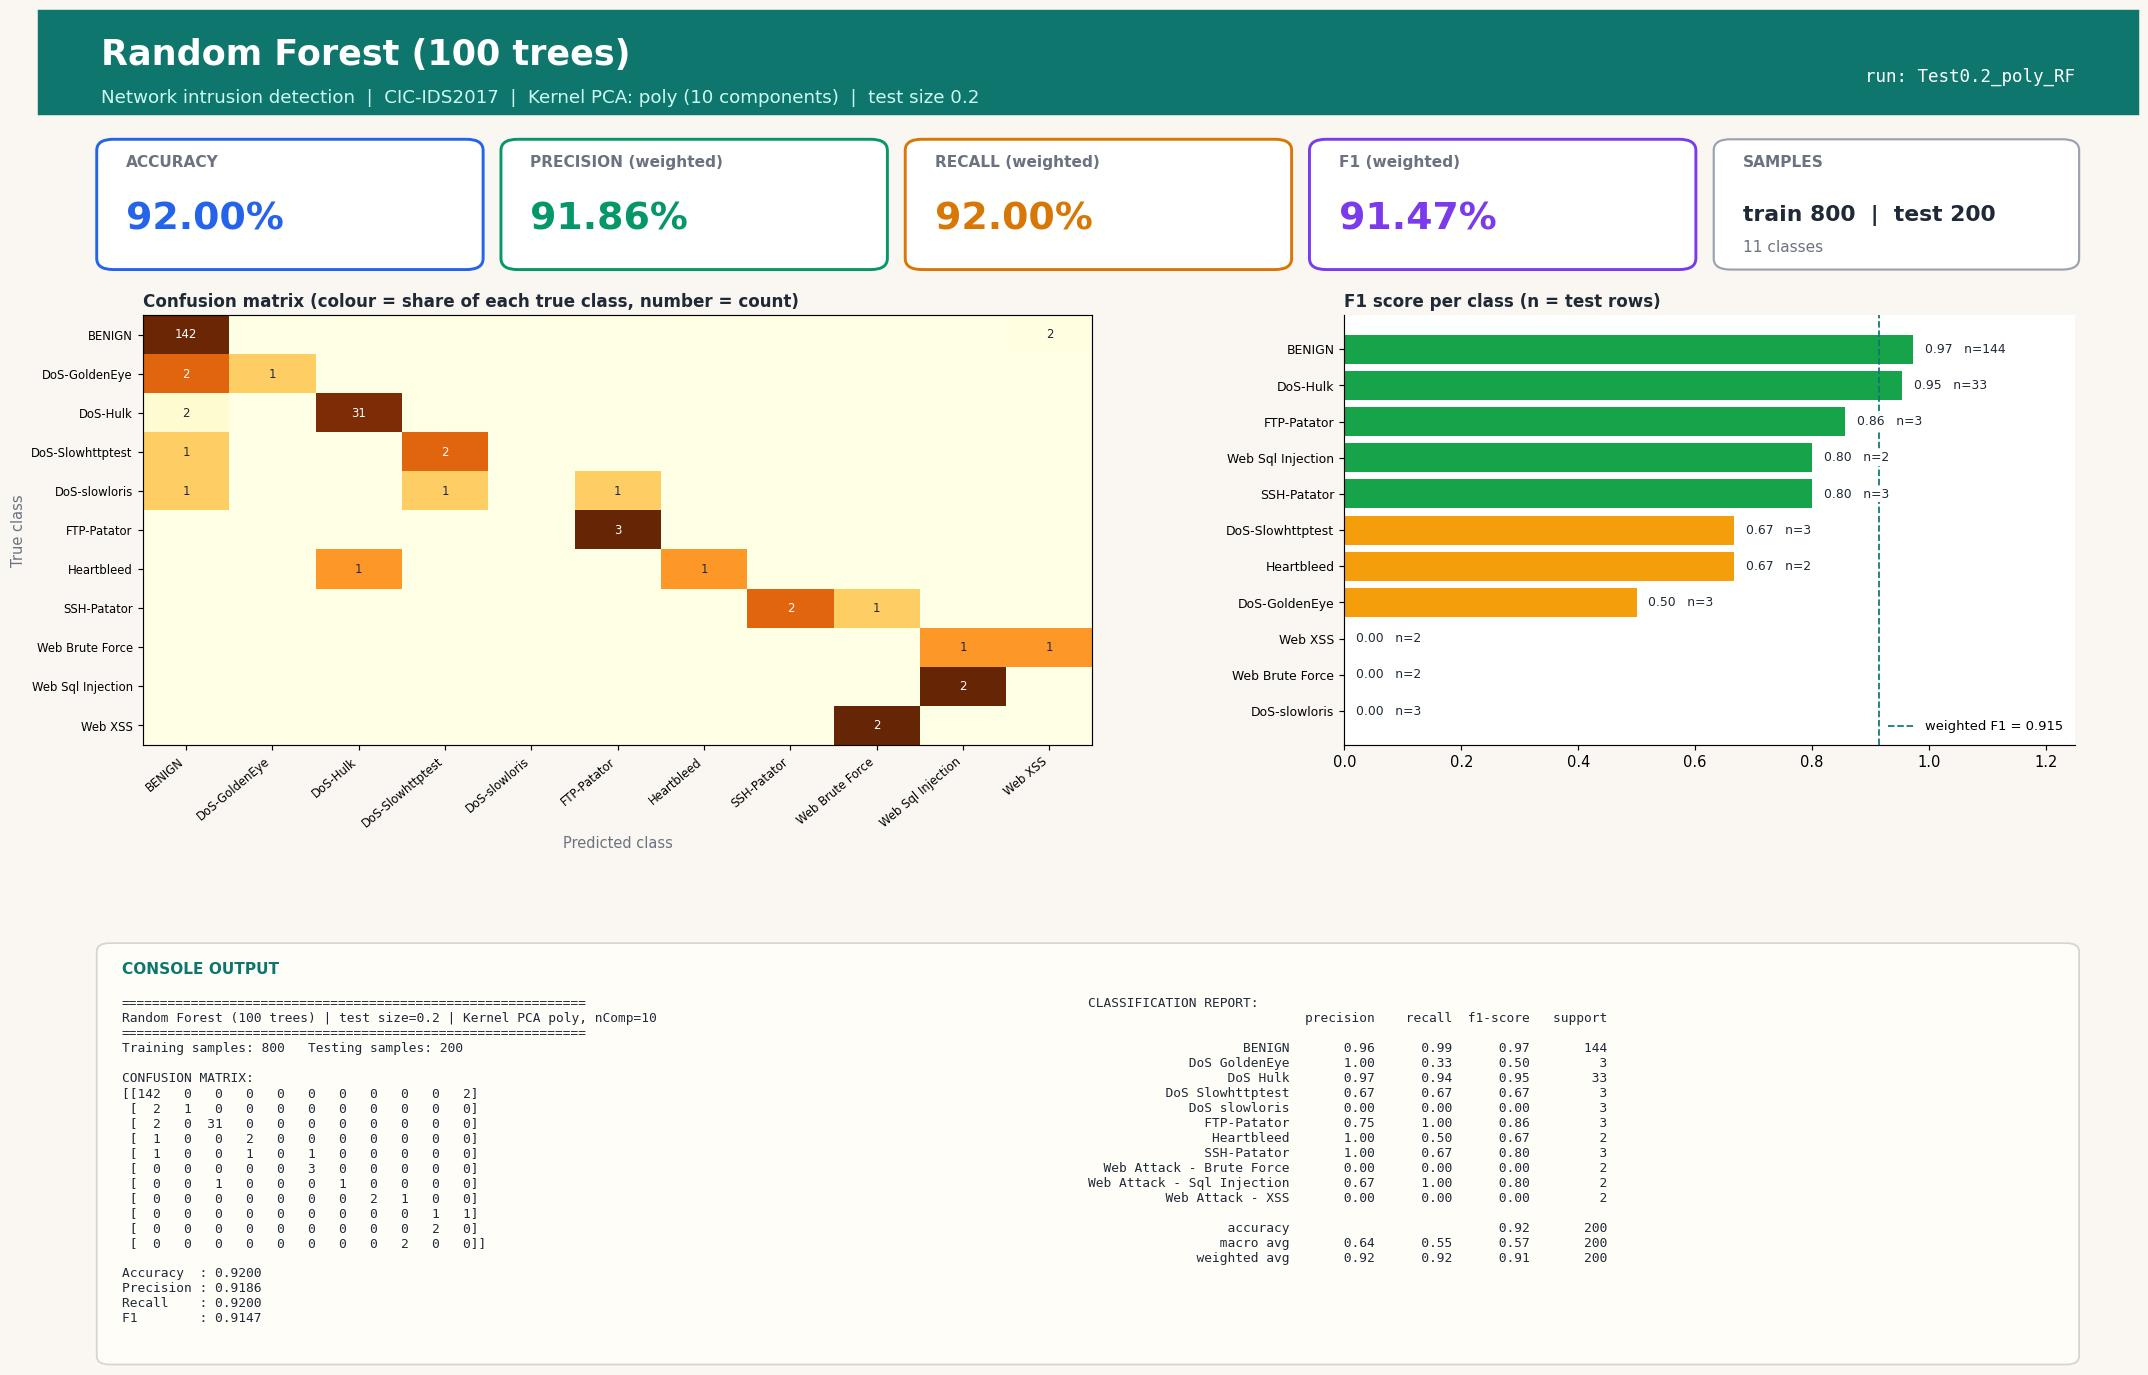

Here is the Python script that generated this plot:
#!/usr/bin/env python3
"""Random Forest (100 trees) | Test size 0.2 | Kernel PCA kernel=poly, n_components=10
CIC-IDS2017 (Tue+Wed+Thu-morning) 1000-row stratified sample.
Run in any IDE (Spyder / VS Code / PyCharm / Jupyter): open the file and press Run, no arguments needed.
Saves next to this file: 'Test0.2_poly_RF.jpg' - one image with the console output (confusion matrix, metrics, classification report) plus charts."""
import json, os
import numpy as np
import matplotlib.pyplot as plt
from sklearn.decomposition import KernelPCA
from sklearn.ensemble import RandomForestClassifier
from sklearn.metrics import (accuracy_score, classification_report, confusion_matrix,
                             f1_score, precision_score, recall_score)
from sklearn.model_selection import train_test_split
from sklearn.preprocessing import StandardScaler

TEST_SIZE, KERNEL, N_COMP, ALG, ALG_NAME = 0.2, "poly", 10, "RF", "Random Forest (100 trees)"
try:
    HERE = os.path.dirname(os.path.abspath(__file__))
except NameError:                      # Jupyter / interactive console
    HERE = os.getcwd()
def _find_root():                      # folder that contains data/sample.npz (works from any working directory)
    for p in (HERE, os.path.join(HERE, ".."), os.path.join(HERE, "..", ".."), os.getcwd()):
        if os.path.exists(os.path.join(p, "data", "sample.npz")):
            return os.path.abspath(p)
    raise FileNotFoundError("data/sample.npz not found - run prepare_data.py or keep the repo folder structure")
ROOT = _find_root()
tag = f"Test{TEST_SIZE}_{KERNEL}_{ALG}"

# 1. LOAD cached, cleaned sample (see prepare_data.py)
d = np.load(os.path.join(ROOT, "data", "sample.npz"), allow_pickle=True)
X, y, class_names = d["X"], d["y"], [str(c).replace("�", "-") for c in d["classes"]]

# 2. SPLIT
X_train, X_test, y_train, y_test = train_test_split(
    X, y, test_size=TEST_SIZE, random_state=42, stratify=y)

# 3. SCALE (fit on train only)
scaler = StandardScaler()
X_train = scaler.fit_transform(X_train); X_test = scaler.transform(X_test)

# 4. DIMENSIONALITY REDUCTION: Kernel PCA (fit on train only; gamma = sklearn default 1/n_features)
kpca = KernelPCA(n_components=N_COMP, kernel=KERNEL, random_state=0)
X_train = kpca.fit_transform(X_train); X_test = kpca.transform(X_test)

# 5. CLASSIFIER
classifier = RandomForestClassifier(n_estimators=100, random_state=0, n_jobs=1)
classifier.fit(X_train, y_train)
y_pred = classifier.predict(X_test)

# 6. METRICS
labels = np.arange(len(class_names))
cm = confusion_matrix(y_test, y_pred, labels=labels)
res = dict(test_size=TEST_SIZE, kernel=KERNEL, n_components=N_COMP, algorithm=ALG, model=ALG_NAME,
           n_train=int(len(y_train)), n_test=int(len(y_test)),
           accuracy=accuracy_score(y_test, y_pred),
           precision=precision_score(y_test, y_pred, average="weighted", zero_division=0),
           recall=recall_score(y_test, y_pred, average="weighted", zero_division=0),
           f1=f1_score(y_test, y_pred, average="weighted", zero_division=0))
report = classification_report(y_test, y_pred, labels=labels, target_names=class_names, zero_division=0)
lines = ["=" * 60, f"{ALG_NAME} | test size={TEST_SIZE} | Kernel PCA {KERNEL}, nComp={N_COMP}", "=" * 60,
         f"Training samples: {len(y_train)}   Testing samples: {len(y_test)}", "", "CONFUSION MATRIX:", np.array2string(cm), ""]
for k in ("accuracy", "precision", "recall", "f1"): lines.append(f"{k.capitalize():10s}: {res[k]:.4f}")
lines += ["", "CLASSIFICATION REPORT:", report]
console_output = "\n".join(lines); print(console_output)

# 7. VISUAL OUTPUT: ONE report-style image (banner, KPI cards, charts, console output) - real results only
from matplotlib.patches import FancyBboxPatch, Rectangle
short = [c.replace("Web Attack - ", "Web ").replace("DoS ", "DoS-") for c in class_names]
rep = classification_report(y_test, y_pred, labels=labels, target_names=class_names, zero_division=0, output_dict=True)
cmn = cm / np.maximum(cm.sum(axis=1, keepdims=True), 1)          # row-normalised = per-class recall
INK, MUTED, BG, ACC = "#1f2937", "#6b7280", "#faf7f2", "#0f766e"
fig = plt.figure(figsize=(20, 13.2), dpi=105, facecolor=BG)
fig.add_artist(Rectangle((0, 0.925), 1, 0.075, transform=fig.transFigure, color=ACC, zorder=0))
fig.text(0.03, 0.968, f"{ALG_NAME}", fontsize=24, fontweight="bold", color="white", va="center")
fig.text(0.03, 0.937, f"Network intrusion detection  |  CIC-IDS2017  |  Kernel PCA: {KERNEL} ({N_COMP} components)  |  test size {TEST_SIZE}",
         fontsize=12.5, color="#ccfbf1", va="center")
fig.text(0.97, 0.952, f"run: {tag}", fontsize=12, color="white", ha="right", va="center", family="monospace")

# KPI cards
cards = [("ACCURACY", res["accuracy"], "#2563eb"), ("PRECISION (weighted)", res["precision"], "#059669"),
         ("RECALL (weighted)", res["recall"], "#d97706"), ("F1 (weighted)", res["f1"], "#7c3aed")]
for i, (lab, v, col) in enumerate(cards):
    x0 = 0.03 + i * 0.1925
    fig.add_artist(FancyBboxPatch((x0, 0.815), 0.18, 0.09, boxstyle="round,pad=0.002,rounding_size=0.008", transform=fig.transFigure,
                                  facecolor="white", edgecolor=col, linewidth=2))
    fig.text(x0 + 0.012, 0.887, lab, fontsize=10.5, color=MUTED, fontweight="bold")
    fig.text(x0 + 0.012, 0.842, f"{v * 100:.2f}%", fontsize=26, color=col, fontweight="bold")
fig.add_artist(FancyBboxPatch((0.80, 0.815), 0.17, 0.09, boxstyle="round,pad=0.002,rounding_size=0.008", transform=fig.transFigure,
                              facecolor="white", edgecolor="#9ca3af", linewidth=1.5))
fig.text(0.812, 0.887, "SAMPLES", fontsize=10.5, color=MUTED, fontweight="bold")
fig.text(0.812, 0.848, f"train {res['n_train']}  |  test {res['n_test']}", fontsize=15, color=INK, fontweight="bold")
fig.text(0.812, 0.826, f"{len(class_names)} classes", fontsize=10.5, color=MUTED)

gs = fig.add_gridspec(1, 2, left=0.05, right=0.97, top=0.78, bottom=0.47, wspace=0.30, width_ratios=[1.3, 1])
ax1 = fig.add_subplot(gs[0, 0]); ax2 = fig.add_subplot(gs[0, 1])
for ax in (ax1, ax2): ax.set_facecolor("white")
im = ax1.imshow(cmn, cmap="YlOrBr", vmin=0, vmax=1, aspect="auto")
ax1.set_xticks(labels); ax1.set_yticks(labels); ax1.set_xticklabels(short, rotation=40, ha="right", fontsize=8); ax1.set_yticklabels(short, fontsize=8)
ax1.set_title("Confusion matrix (colour = share of each true class, number = count)", loc="left", fontsize=11.5, color=INK, fontweight="bold")
ax1.set_xlabel("Predicted class", color=MUTED); ax1.set_ylabel("True class", color=MUTED)
for a_ in labels:
    for b_ in labels:
        if cm[a_, b_]: ax1.text(b_, a_, cm[a_, b_], ha="center", va="center", fontsize=8, color="white" if cmn[a_, b_] > 0.6 else INK)
f1s = [rep[c]["f1-score"] for c in class_names]; sup = [int(rep[c]["support"]) for c in class_names]
order = np.argsort(f1s)
cols = ["#dc2626" if f1s[i] < 0.34 else "#f59e0b" if f1s[i] < 0.67 else "#16a34a" for i in order]
ax2.barh(range(len(order)), [f1s[i] for i in order], color=cols)
ax2.set_yticks(range(len(order))); ax2.set_yticklabels([short[i] for i in order], fontsize=8.5); ax2.set_xlim(0, 1.25)
ax2.set_title("F1 score per class (n = test rows)", loc="left", fontsize=11.5, color=INK, fontweight="bold")
for k, i in enumerate(order): ax2.text(f1s[i] + 0.02, k, f"{f1s[i]:.2f}   n={sup[i]}", va="center", fontsize=8.5, color=INK, zorder=5, bbox=dict(facecolor="white", edgecolor="none", pad=1))
for sp in ("top", "right"): ax2.spines[sp].set_visible(False)
ax2.axvline(res["f1"], color=ACC, ls="--", lw=1.2, label=f"weighted F1 = {res['f1']:.3f}"); ax2.legend(loc="lower right", fontsize=9, frameon=False)

# console output panel (same text that is printed to the console)
fig.add_artist(FancyBboxPatch((0.03, 0.025), 0.94, 0.30, boxstyle="round,pad=0.002,rounding_size=0.006", transform=fig.transFigure,
                              facecolor="#fffdf8", edgecolor="#d6d3d1", linewidth=1.2))
fig.text(0.04, 0.305, "CONSOLE OUTPUT", fontsize=10.5, color=ACC, fontweight="bold")
split_at = lines.index("CLASSIFICATION REPORT:")
fig.text(0.04, 0.288, "\n".join(lines[:split_at]), family="monospace", fontsize=8.8, color=INK, va="top")
fig.text(0.50, 0.288, "\n".join(lines[split_at:]), family="monospace", fontsize=8.8, color=INK, va="top")
plt.savefig(os.path.join(HERE, tag + ".jpg"), format="jpg", bbox_inches="tight", facecolor=BG)
if os.environ.get("ACN_NO_SHOW") != "1": plt.show()   # IDEs display the image; run_all.py disables this
plt.close()

os.makedirs(os.path.join(ROOT, "results", "json"), exist_ok=True)
with open(os.path.join(ROOT, "results", "json", tag + ".json"), "w") as f: json.dump(res, f)
